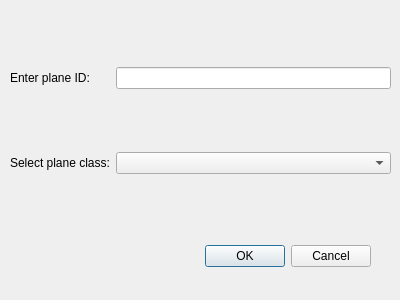
<?xml version="1.0" encoding="UTF-8"?>
<ui version="4.0">
 <class>DlgAddPlane</class>
 <widget class="QDialog" name="DlgAddPlane">
  <property name="geometry">
   <rect>
    <x>0</x>
    <y>0</y>
    <width>400</width>
    <height>300</height>
   </rect>
  </property>
  <property name="windowTitle">
   <string>Dialog</string>
  </property>
  <widget class="QDialogButtonBox" name="buttonBox">
   <property name="geometry">
    <rect>
     <x>30</x>
     <y>240</y>
     <width>341</width>
     <height>32</height>
    </rect>
   </property>
   <property name="orientation">
    <enum>Qt::Horizontal</enum>
   </property>
   <property name="standardButtons">
    <set>QDialogButtonBox::Cancel|QDialogButtonBox::Ok</set>
   </property>
  </widget>
  <widget class="QWidget" name="gridLayoutWidget">
   <property name="geometry">
    <rect>
     <x>10</x>
     <y>10</y>
     <width>381</width>
     <height>221</height>
    </rect>
   </property>
   <layout class="QGridLayout" name="gridLayout">
    <item row="0" column="1">
     <widget class="QLineEdit" name="PlaneIDEdit">
      <property name="inputMethodHints">
       <set>Qt::ImhDigitsOnly</set>
      </property>
     </widget>
    </item>
    <item row="0" column="0">
     <widget class="QLabel" name="label_2">
      <property name="text">
       <string>Enter plane ID:</string>
      </property>
     </widget>
    </item>
    <item row="1" column="0">
     <widget class="QLabel" name="label">
      <property name="text">
       <string>Select plane class:</string>
      </property>
     </widget>
    </item>
    <item row="1" column="1">
     <widget class="QComboBox" name="PlaneClassesCombo">
      <property name="editable">
       <bool>false</bool>
      </property>
      <property name="currentText">
       <string comment="0" extracomment="0"/>
      </property>
      <property name="currentIndex">
       <number>-1</number>
      </property>
      <property name="insertPolicy">
       <enum>QComboBox::InsertAtTop</enum>
      </property>
     </widget>
    </item>
   </layout>
  </widget>
 </widget>
 <resources/>
 <connections>
  <connection>
   <sender>buttonBox</sender>
   <signal>accepted()</signal>
   <receiver>DlgAddPlane</receiver>
   <slot>accept()</slot>
   <hints>
    <hint type="sourcelabel">
     <x>248</x>
     <y>254</y>
    </hint>
    <hint type="destinationlabel">
     <x>157</x>
     <y>274</y>
    </hint>
   </hints>
  </connection>
  <connection>
   <sender>buttonBox</sender>
   <signal>rejected()</signal>
   <receiver>DlgAddPlane</receiver>
   <slot>reject()</slot>
   <hints>
    <hint type="sourcelabel">
     <x>316</x>
     <y>260</y>
    </hint>
    <hint type="destinationlabel">
     <x>286</x>
     <y>274</y>
    </hint>
   </hints>
  </connection>
 </connections>
</ui>
